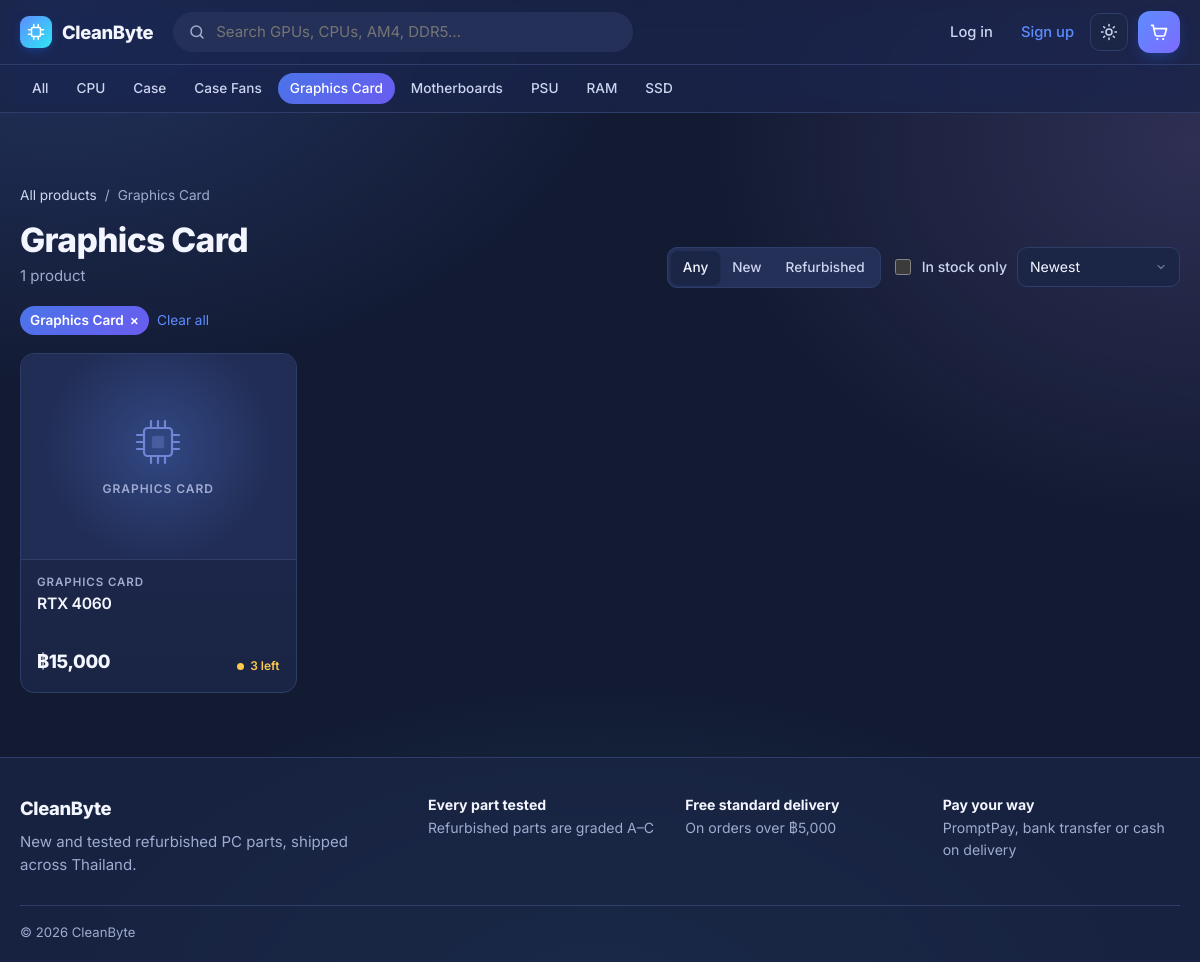
The app's page /?category=graphics-card, older data.
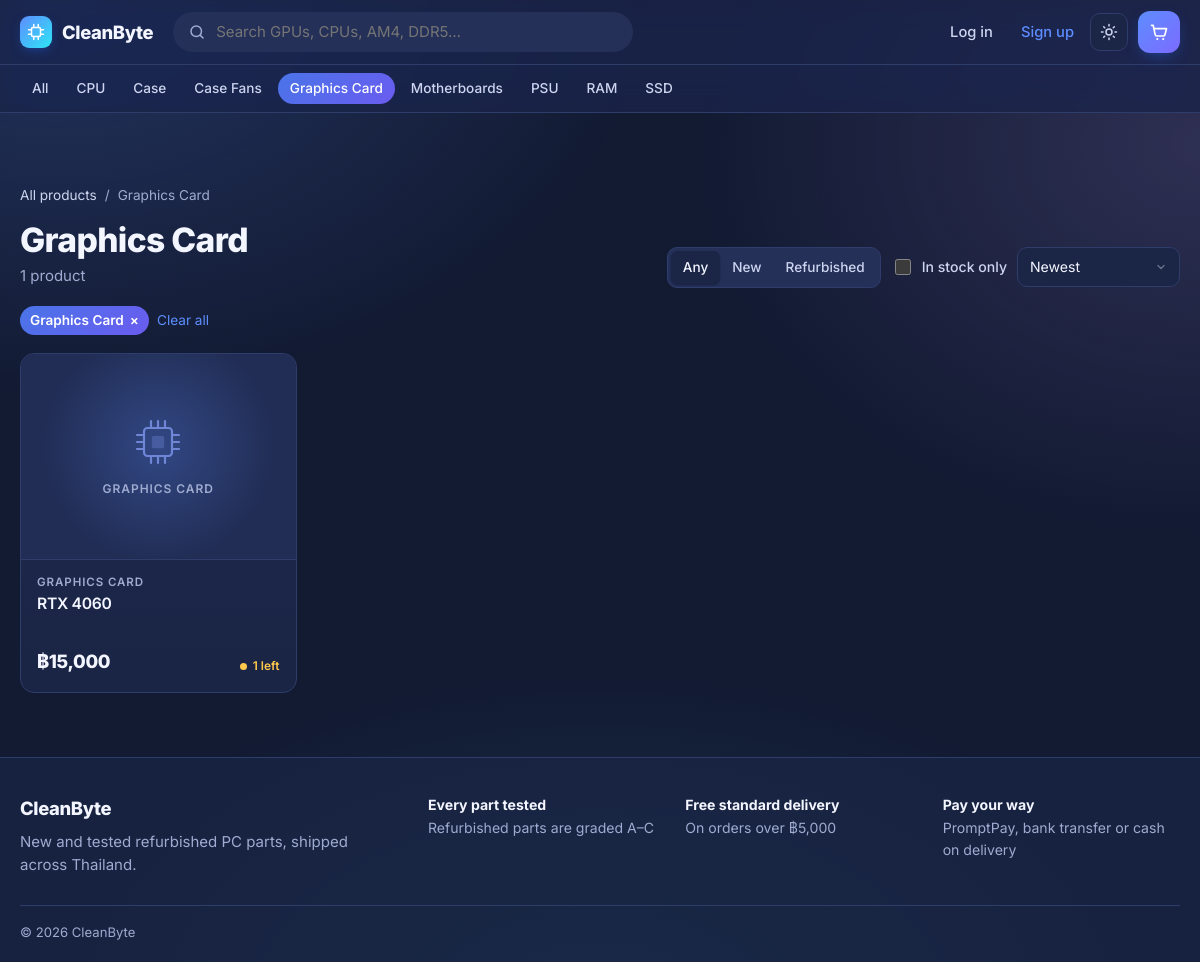
The same page, newer data.
### store/models.py (models this page shows, shortened)
class Product(models.Model):
    name = models.CharField(max_length=100)
    category = models.ForeignKey(Category, on_delete=models.CASCADE, related_name='products')
    price = models.DecimalField(max_digits=10, decimal_places=2)
    compare_price = models.DecimalField(
        max_digits=10, decimal_places=2, null=True, blank=True,
        help_text="Original price. If higher than price, the product shows as on sale.",
    )
    stock = models.PositiveIntegerField(default=0)
    image = models.ImageField(upload_to='products', null=True, blank=True)
    is_active = models.BooleanField(default=True)
    is_featured = models.BooleanField(default=False, help_text="Show this product on the home page.")
    created_at = models.DateTimeField(auto_now_add=True)
    description = models.TextField(blank=True)
    CONDITION_CHOICES = [
        ('new', 'New'),
        ('refurbished', 'Refurbished'),
    ]
    condition = models.CharField(choices=CONDITION_CHOICES, max_length=20, default='new')
    slug = models.SlugField(max_length=150, unique=True, blank=True)
    GRADE_CHOICES = [
        ('A', 'Grade A'),
        ('B', 'Grade B'),
        ('C', 'Grade C'),
    ]
    GRADE_DESCRIPTIONS = {
        'A': 'Like new. No visible marks, fully tested.',
        'B': 'Light signs of use, fully tested and working.',
        'C': 'Visible wear, fully tested and working.',
    }
    grade = models.CharField(choices=GRADE_CHOICES, max_length=5, blank=True, null=True)
    LOW_STOCK_THRESHOLD = 3
    class Meta:
        ordering = ['-created_at']
    def get_absolute_url(self):
        return reverse('product_detail', args=[self.slug])
    @property
    def in_stock(self):
        return self.stock > 0
    @property
    def low_stock(self):
        return 0 < self.stock <= self.LOW_STOCK_THRESHOLD
    @property
    def on_sale(self):
        return self.compare_price is not None and self.compare_price > self.price

class Category(models.Model):
    name = models.CharField(max_length=100)
    slug = models.SlugField(max_length=100, unique=True, blank=True)
    class Meta:
        verbose_name_plural = "Categories"
        ordering = ['name']
    def get_absolute_url(self):
        return f"{reverse('product_list')}?category={self.slug}"

### store/views.py (the view, shortened to what this page needs)
# urls.py: path('', views.product_list, name='product_list'),
def product_list(request):
    products = Product.objects.filter(is_active=True).select_related('category')
    query = request.GET.get('q', '').strip()
    category_slug = request.GET.get('category', '')
    condition = request.GET.get('condition', '')
    in_stock_only = request.GET.get('in_stock') == '1'
    sort = request.GET.get('sort', 'newest')
    if sort not in SORT_OPTIONS:
        sort = 'newest'
    active_category = None
    if category_slug:
        active_category = Category.objects.filter(slug=category_slug).first()
        if active_category:
            products = products.filter(category=active_category)
    if condition in dict(Product.CONDITION_CHOICES):
        products = products.filter(condition=condition)
    else:
        condition = ''
    if in_stock_only:
        products = products.filter(stock__gt=0)
    products = products.order_by(SORT_OPTIONS[sort][1])
    page = Paginator(products, 12).get_page(request.GET.get('page'))
    is_filtered = bool(query or active_category or condition or in_stock_only)
    show_hero = not is_filtered and page.number == 1
    categories = Category.objects.annotate(
        product_count=Count('products', filter=Q(products__is_active=True))
    ).filter(product_count__gt=0)
    featured = []
    if show_hero:
        featured = Product.objects.filter(is_active=True, is_featured=True).select_related('category')[:4]
    return render(request, 'store/product_list.html', {
        'page': page,
        'products': page.object_list,
        'categories': categories,
        'featured': featured,
        'query': query,
        'active_category': active_category,
        'condition': condition,
        'in_stock_only': in_stock_only,
        'sort': sort,
        'sort_options': [(key, label) for key, (label, _) in SORT_OPTIONS.items()],
        'condition_options': Product.CONDITION_CHOICES,
        'is_filtered': is_filtered,
        'show_hero': show_hero,
        'total_count': page.paginator.count,
    })

### store/context_processors.py (called while the page is built)
def store(request):
    cart_count = 0
    if request.user.is_authenticated:
        cart_count = sum(
            CartItem.objects.filter(cart__user=request.user).values_list('quantity', flat=True)
        )
    return {
        'store_name': settings.STORE_NAME,
        'nav_categories': Category.objects.all(),
        'cart_count': cart_count,
    }

### store/templatetags/store_extras.py (called while the page is built)
@register.filter
def baht(value):
    try:
        value = Decimal(value)
    except (InvalidOperation, TypeError, ValueError):
        return value
    if value == value.to_integral_value():
        return f"฿{value:,.0f}"
    return f"฿{value:,.2f}"

@register.simple_tag(takes_context=True)
def query_with(context, **kwargs):
    params = context['request'].GET.copy()
    for key, value in kwargs.items():
        if value in (None, ''):
            params.pop(key, None)
        else:
            params[key] = value
    if 'page' not in kwargs:
        params.pop('page', None)
    encoded = params.urlencode()
    return f"?{encoded}" if encoded else '?'

### store/templates/store/product_list.html (shortened to what this page needs)
{% extends 'store/base.html' %}
{% load store_extras %}
{% block content %}
<section class="section" id="catalog">
    <div class="catalog-head">
        <div>
            {% if active_category %}
                <nav class="breadcrumbs"><a href="{% url 'product_list' %}">All products</a><span>/</span>{{ active_category.name }}</nav>
                <h1 class="page-title">{{ active_category.name }}</h1>
            {% elif query %}
                <h1 class="page-title">Results for “{{ query }}”</h1>
            {% else %}
                <h2>All products</h2>
            {% endif %}
            <p class="muted">{{ total_count }} product{{ total_count|pluralize }}</p>
        </div>
        <form method="get" class="filters" id="filters">
            <div class="segmented" role="group" aria-label="Condition">
                <a href="{% query_with condition='' %}" class="{% if not condition %}active{% endif %}">Any</a>
                {% for value, label in condition_options %}
                    <a href="{% query_with condition=value %}" class="{% if condition == value %}active{% endif %}">{{ label }}</a>
                {% endfor %}
            </div>
            <label class="toggle">
                <input type="checkbox" name="in_stock" value="1" {% if in_stock_only %}checked{% endif %} onchange="this.form.submit()">
                <span>In stock only</span>
            </label>
            <label class="select-wrap">
                <select name="sort" onchange="this.form.submit()">
                    {% for value, label in sort_options %}
                        <option value="{{ value }}" {% if sort == value %}selected{% endif %}>{{ label }}</option>
                    {% endfor %}
                </select>
            </label>
        </form>
    </div>
    {% if is_filtered %}
        <div class="active-filters">
            {% if active_category %}<a class="filter-chip" href="{% query_with category='' %}">{{ active_category.name }} <span aria-hidden="true">×</span></a>{% endif %}
            <a class="link" href="{% url 'product_list' %}">Clear all</a>
        </div>
    {% endif %}
    {% if products %}
        <div class="product-grid">
            {% for product in products %}
                {% include 'store/partials/product_card.html' %}
            {% endfor %}
        </div>
    {% endif %}
</section>
{% endblock %}

### store/templates/store/partials/product_card.html (shortened to what this page needs)
{% load store_extras %}
<a href="{{ product.get_absolute_url }}" class="product-card{% if not product.in_stock %} is-sold-out{% endif %}">
    <div class="product-card-image">
        {% include 'store/partials/product_image.html' %}
    </div>
    <div class="product-card-body">
        <span class="eyebrow">{{ product.category.name }}</span>
        <h3 class="product-card-title">{{ product.name }}</h3>
        <div class="product-card-footer">
            <div class="price-stack">
                <span class="price">{{ product.price|baht }}</span>
            </div>
            {% if not product.in_stock %}
                <span class="stock-pill stock-out">Sold out</span>
            {% elif product.low_stock %}
                <span class="stock-pill stock-low">{{ product.stock }} left</span>
            {% else %}
                <span class="stock-pill stock-in">In stock</span>
            {% endif %}
        </div>
    </div>
</a>

### store/templates/store/partials/product_image.html
{% if product.image %}
    <img src="{{ product.image.url }}" alt="{{ product.name }}" loading="lazy">
{% else %}
    <div class="image-placeholder" aria-hidden="true">
        <svg viewBox="0 0 64 64" width="{{ size|default:56 }}" height="{{ size|default:56 }}"><rect x="16" y="16" width="32" height="32" rx="4" fill="none" stroke="currentColor" stroke-width="2.5"/><rect x="25" y="25" width="14" height="14" rx="2" fill="currentColor" opacity=".35"/><path d="M24 8v8M32 8v8M40 8v8M24 48v8M32 48v8M40 48v8M8 24h8M8 32h8M8 40h8M48 24h8M48 32h8M48 40h8" stroke="currentColor" stroke-width="2.5" stroke-linecap="round"/></svg>
        <span>{{ product.category.name }}</span>
    </div>
{% endif %}

Row changes from the older to the newer data that the page shows:
changed Product "RTX 4060": stock "3" → "1"
